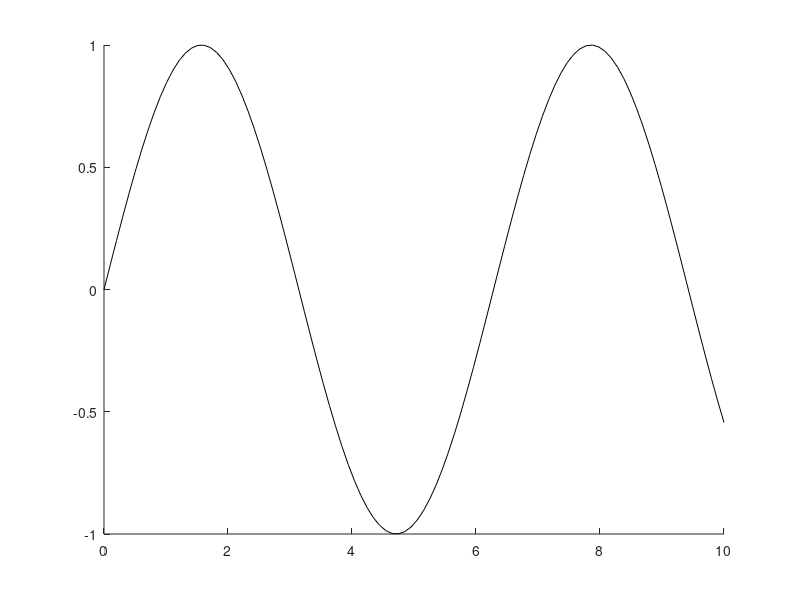
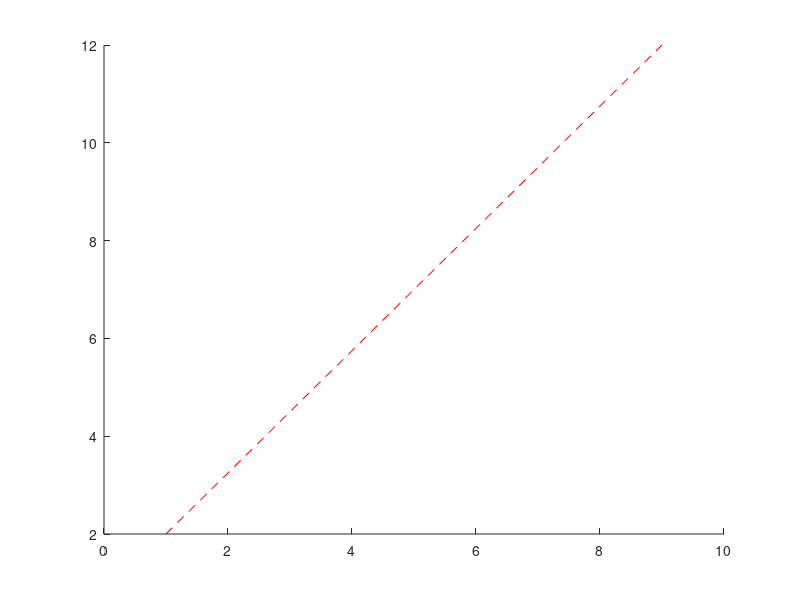
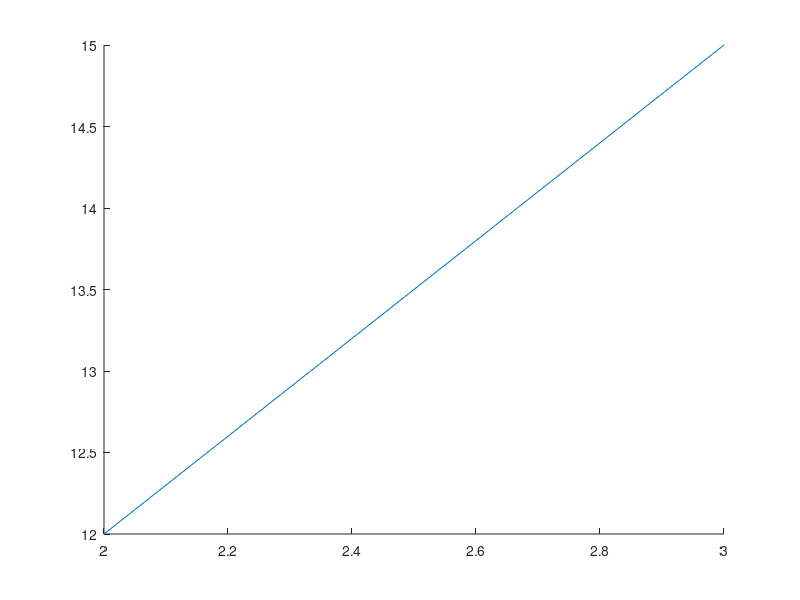

Source code (MATLAB) for these figures, in order: (Note: this script raises an error after producing the figures.)
%=============================================================================
% Copyright (c) 2016-present Allan CORNET (Nelson)
%=============================================================================
% This file is part of Nelson.
%=============================================================================
% LICENCE_BLOCK_BEGIN
% SPDX-License-Identifier: LGPL-3.0-or-later
% LICENCE_BLOCK_END
%=============================================================================
% <--WEIGHT 2-->
% <--ADV-CLI MODE-->
%=============================================================================
figure();
x = linspace(0, 10);
y = sin(x);
line('XData', x, 'YData', y)
%=============================================================================
figure();
x = [1 9];
y = [2 12];
line(x, y, 'Color', 'red', 'LineStyle', '--')
%=============================================================================
figure();
x = [3 2];
y = [15 12];
pl = line(x, y);
pl.Color = 'green';
pl.LineStyle = '--';
close all;
%=============================================================================
